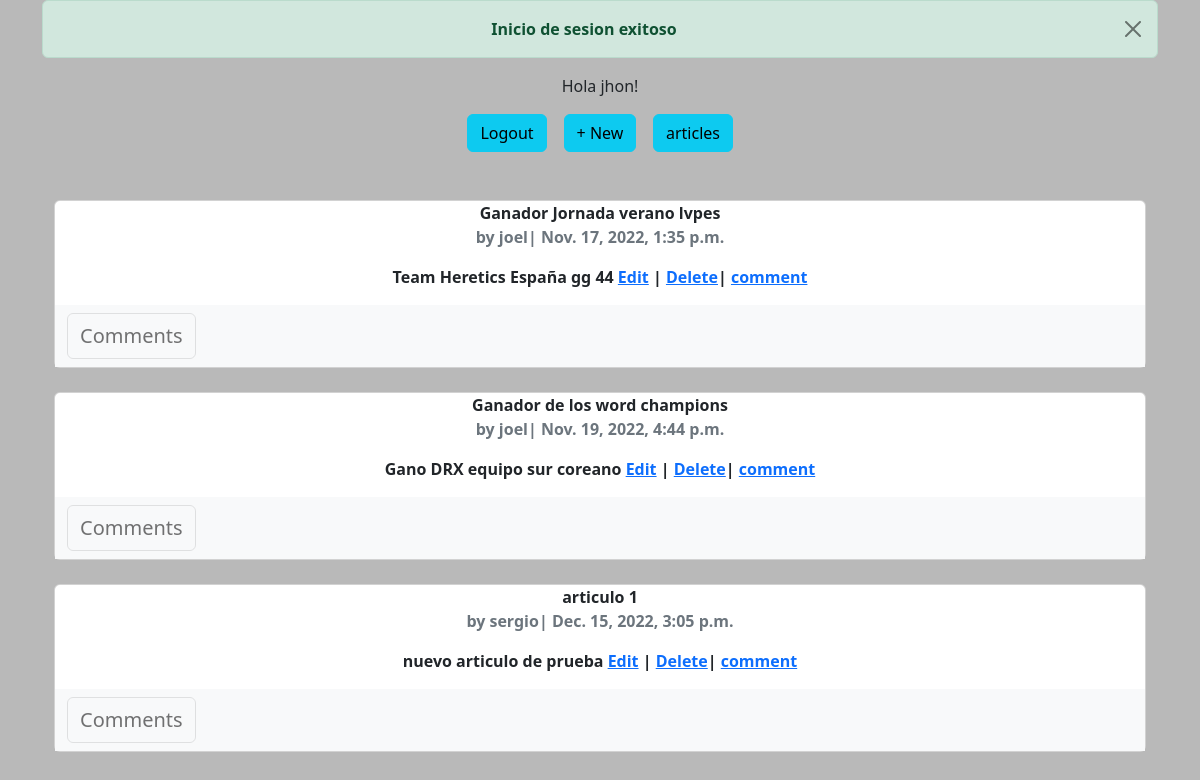
The app's page / (signed in) with its own data.
### accounts/models.py (models this page shows)
class CustomUser(AbstractUser):
    age = models.PositiveIntegerField(null=True, blank=True)

### articles/models.py (models this page shows, shortened)
class Article(models.Model):
    title = models.CharField(max_length=255)
    body = models.TextField()
    date = models.DateTimeField(auto_now_add=True)
    author = models.ForeignKey(
        settings.AUTH_USER_MODEL,
        on_delete=models.CASCADE,
    )

### articles/views.py (the view)
# urls.py: path('', ArticleListView.as_view(), name='article_list'),
class ArticleListView(LoginRequiredMixin, ListView):
    model = Article
    template_name = "article_list.html"

### articles/models.py (called while the page is built)
    def __str__(self):
        return self.comment

### templates/article_list.html (shortened to what this page needs)
{% extends "base.html" %}
{% block content %}
    {% for article in article_list %}
        <div class="card">
                <span class="font-weight-bold">
                    {{article.title}}
                </span>
                <span class="text-muted">by {{article.author}}|
                    {{article.date}}
                </span>
            <div class="card-body">
                {{article.body}}
                <a href="{% url 'article_edit' article.pk %}">Edit</a> |
                <a href="{% url 'article_delete' article.pk %}">Delete</a>|
                <a href="{% url 'article_detail' article.pk%}">comment</a>
            </div>
              <nav class="navbar bg-light">
                <div class="container-fluid">
                  <button class="navbar-toggler" type="button" data-bs-toggle="collapse" data-bs-target="#navbarToggleExternalContent" aria-controls="navbarToggleExternalContent" aria-expanded="false" aria-label="Toggle navigation">
                    <span class="navbar">Comments</span>
                  </button>
                </div>
              </nav>
        </div>
        <br/>
    {% endfor %}
{% endblock content %}

### templates/base.html (shortened to what this page needs)
{% load static %}
<html>
    <head>
        <link rel="stylesheet" href="{% static 'bootstrap-5.2.2-dist/css/bootstrap.min.css' %}">
        <link rel="stylesheet" href="{% static 'css/error.css' %}">
    </head>
    <body id="login">
        <div class="container">
                <header id="header">
                    <div class="text-center">
                            {% if user.is_authenticated %}
                            <div class="alert alert-success alert-dismissible fade show" role="alert">
                                <strong>Inicio de sesion exitoso</strong>
                                <button type="button" class="btn-close" data-bs-dismiss="alert" aria-label="Close"></button>
                            </div>
                                <p>Hola {{ user.username }}!</p>
                                <ul class="nav justify-content-center">
                                    <li class="nav-item col-1">
                                        <a class="btn btn-info" href="{% url 'logout' %}">Logout</a>
                                    </li>
                                    <li class="nav-item col-1">
                                        <a class="btn btn-info" href="{% url 'article_new' %}">+ New</a>
                                    </li>
                                    <li class="nav-item col-1">
                                        <a class="btn btn-info" href="{% url 'article_list'%}">articles</a>
                                    </li>
                                </ul>
                            {% endif %}
                            <br>
                        </div>
                </header>
                <div class="container text-center">
                    <br>
                    <b>
                    {% block content %}
                    {% endblock content %}
                </div>
            <br>
        </div>
    </body>
</html>

### static/css/error.css (style rules this page uses)
#login { background-color: rgba(0, 0, 0, 0.274); }

### records on screen
CustomUser: username "jhon"
Article: title "Ganador Jornada verano lvpes", author "joel", date "Nov. 17, 2022, 1:35 p.m.", body "Team Heretics España gg 44"
Article: title "Ganador de los word champions", author "joel", date "Nov. 19, 2022, 4:44 p.m.", body "Gano DRX equipo sur coreano"
Article: title "articulo 1", author "sergio", date "Dec. 15, 2022, 3:05 p.m.", body "nuevo articulo de prueba"
